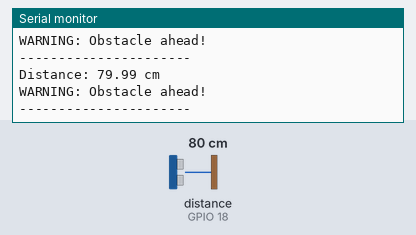
This sketch was run on a simulated ESP32. On the bench: the last lines printed to the serial monitor. Wiring (inferred from the names in the program): ultrasonic range finder: trigger GPIO 5; echo GPIO 18. The test bench sets the inputs (shaded band); at power-on: distance to the obstacle (sensor on GPIO 18) 80 cm. The echo pulse lasts 58.3 µs per cm.

Above: at 1.3 s.
1.4 s: distance to the obstacle (sensor on GPIO 18) set to 2 cm
At 1.9 s:
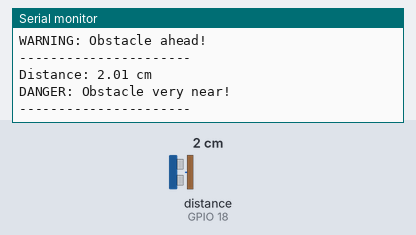
3.5 s: distance to the obstacle (sensor on GPIO 18) set to 120 cm
At 3.9 s:
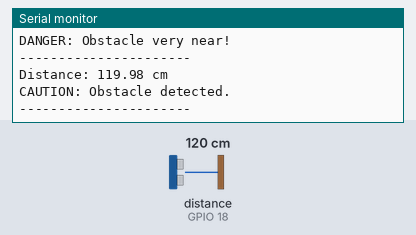
5.5 s: distance to the obstacle (sensor on GPIO 18) set to 60 cm
At 6.0 s:
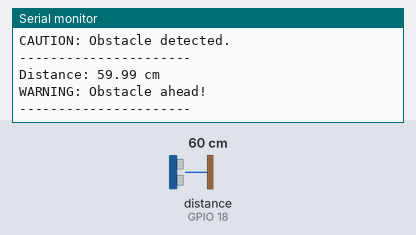
8.5 s: distance to the obstacle (sensor on GPIO 18) set to 250 cm
At 9.0 s:
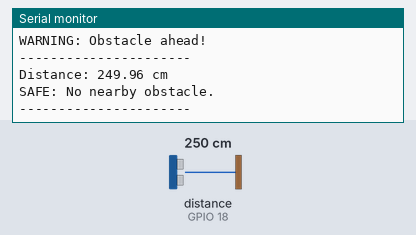
Timing chart, 0 to 11.5 s (numbered marks = the images above; inputs shaded):
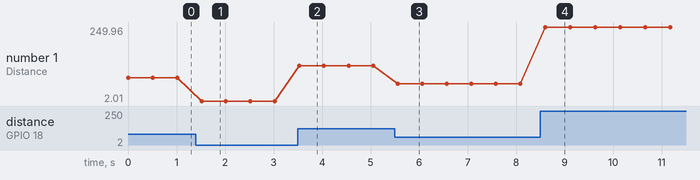

Measured:
- after the input at 1.4 s, the serial monitor: prints a new line after 0.12 s (image 1)
- after the input at 3.5 s, the serial monitor: prints a new line at once (image 2)
- after the input at 5.5 s, the serial monitor: prints a new line after 0.06 s (image 3)
- after the input at 8.5 s, the serial monitor: prints a new line after 0.10 s (image 4)
- plotted number 1: 79.99 → 2.01 after the input at 1.4 s, 2.01 → 119.98 after the input at 3.5 s, 119.98 → 59.99 after the input at 5.5 s, 59.99 → 249.96 after the input at 8.5 s

The sketch:

smartguide_distance_test.ino
```cpp
#define TRIG_PIN 5
#define ECHO_PIN 18

long duration;
float distanceCm;

void setup() {
  Serial.begin(115200);

  pinMode(TRIG_PIN, OUTPUT);
  pinMode(ECHO_PIN, INPUT);

  Serial.println("SmartGuide Ultrasonic Sensor Test");
  Serial.println("Reading distance...");
}

void loop() {
  digitalWrite(TRIG_PIN, LOW);
  delayMicroseconds(2);

  digitalWrite(TRIG_PIN, HIGH);
  delayMicroseconds(10);
  digitalWrite(TRIG_PIN, LOW);

  duration = pulseIn(ECHO_PIN, HIGH, 30000);

  if (duration == 0) {
    Serial.println("No echo detected. Check wiring or object distance.");
  } else {
    distanceCm = duration * 0.0343 / 2;

    Serial.print("Distance: ");
    Serial.print(distanceCm);
    Serial.println(" cm");

    if (distanceCm <= 50) {
      Serial.println("DANGER: Obstacle very near!");
    } else if (distanceCm <= 100) {
      Serial.println("WARNING: Obstacle ahead!");
    } else if (distanceCm <= 150) {
      Serial.println("CAUTION: Obstacle detected.");
    } else {
      Serial.println("SAFE: No nearby obstacle.");
    }
  }

  Serial.println("----------------------");
  delay(500);
}
```
